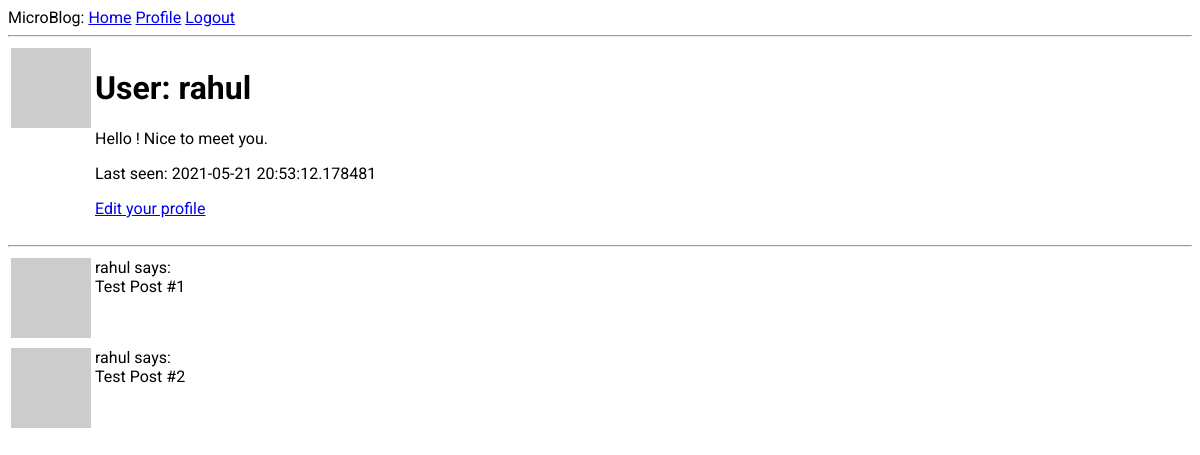
The app's page /user/rahul (signed in), older data.
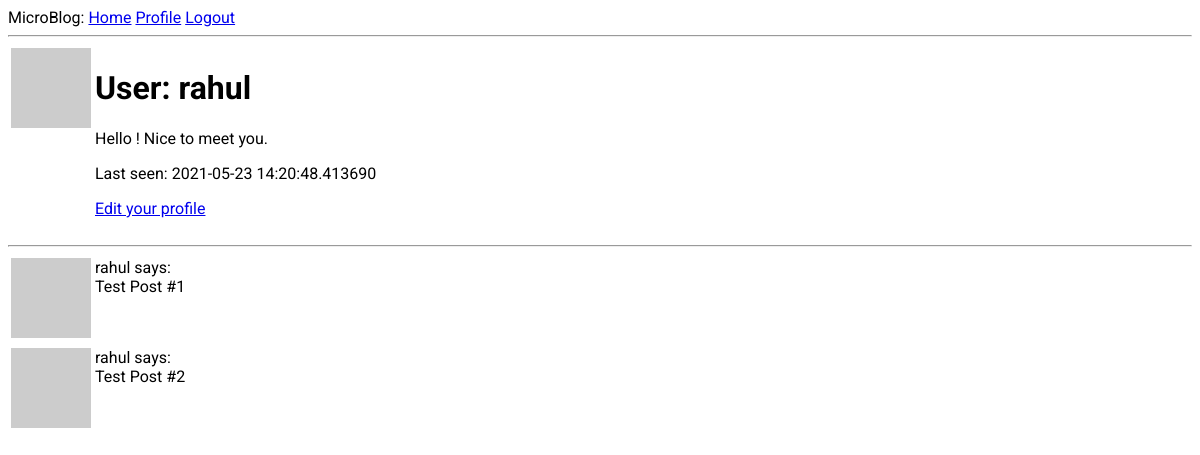
The same page, newer data.
### app/models.py (models this page shows, shortened)
class User(UserMixin, db.Model):
    id = db.Column(db.Integer, primary_key=True)
    username = db.Column(db.String(20), index=True, unique=True, nullable=False)
    email = db.Column(db.String(120), index=True, nullable=False, unique=True)
    password_hash = db.Column(db.String(128))
    posts = db.relationship('Post', backref='author', lazy='dynamic')
    about_me = db.Column(db.String(140))
    last_seen = db.Column(db.DateTime, default=datetime.utcnow)
    followed = db.relationship(
        'User', secondary=followers,
        primaryjoin=(followers.c.follower_id == id),
        secondaryjoin=(followers.c.followed_id == id),
        backref=db.backref('followers', lazy='dynamic'), lazy='dynamic'
    )
    def avatar(self, size):
        digest = md5(self.email.lower().encode('utf-8')).hexdigest()
        return f'https://www.gravatar.com/avatar/{digest}?d=identicon&s={size}'

### app/routes.py (the view)
@app.route('/user/<string:username>')
@login_required
def user(username):
    user = User.query.filter_by(username=username).first_or_404()
    posts = [
        {'author':user, 'body': 'Test Post #1'},
        {'author':user, 'body': 'Test Post #2'}
    ]
    return render_template('user.html', user=user, posts=posts)

### app/models.py (called while the page is built)
@login.user_loader
def load_user(id):
    return User.query.get(int(id))

### app/routes.py (called while the page is built)
@app.before_request
def before_request():
    if current_user.is_authenticated:
        current_user.last_seen = datetime.utcnow()
        db.session.commit()

### app/templates/user.html
{% extends "base.html" %}
{% block content %}
    <table>
        <tr valign="top">
            <td><img src="{{ user.avatar(128) }}"></td>
            <td>
                <h1>User: {{ user.username }}</h1>
                {% if user.about_me %}
                    <p>{{ user.about_me }}</p>
                {% endif %}
                {% if user.last_seen %}
                    <p>Last seen: {{ user.last_seen }}</p>
                {% endif %}
                {% if user == current_user %}
                    <p><a href="{{ url_for('edit_profile') }}">Edit your profile</a></p>
                {% endif %}
            </td>
        </tr>
    </table>
    <hr>
    {% for post in posts %}
        {% include '_post.html' %}
    {% endfor %}
{% endblock content %}

### app/templates/base.html (shortened to what this page needs)
<!DOCTYPE html>
<html lang="en">
<head>
</head>
<body>
    <div>
        MicroBlog:
        <a href="{{ url_for('index') }}">Home</a>
        {% if current_user.is_anonymous %}
            <a href="{{ url_for('login') }}">Login</a>
        {% else %}
            <a href="{{ url_for('user', username=current_user.username) }}">Profile</a>
            <a href="{{ url_for('logout') }}">Logout</a>
        {% endif %}
    </div>
    <hr>
    {% block content %}{% endblock content %}
</body>
</html>

### app/templates/_post.html
<table>
    <tr valign="top">
        <td><img src="{{ post.author.avatar(36) }}"></td>
        <td>{{ post.author.username }} says:<br>{{ post.body }}</td>
    </tr>
</table>

### app/templates/base.html (style rules this page uses)
body { font-family: 'Roboto', sans-serif; }

Row changes from the older to the newer data that the page shows:
changed User "rahul": last_seen "2021-05-21 20:53:12.178481" → "2021-05-23 14:20:48.413690"
